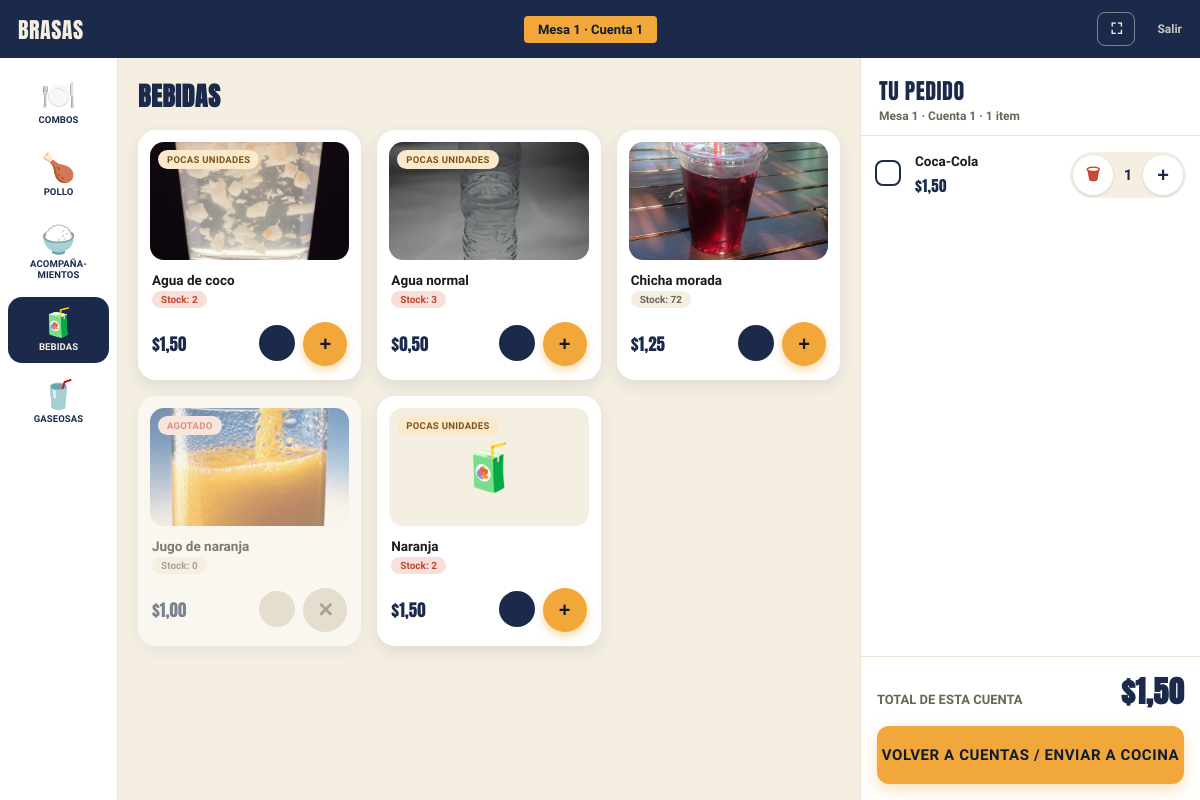
Page /mesa/1/?categoria=bebidas&cuenta=1 (signed in) on the committed database.
### pedidos/models.py (models this page shows, shortened)
class Mesa(models.Model):
    numero = models.IntegerField(unique=True)

class Producto(models.Model):
    CATEGORIAS = [
        ("combos", "Combos"),
        ("pollo", "Pollo"),
        ("acompanamientos", "Acompañamientos"),
        ("bebidas", "Bebidas"),
        ("gaseosas", "Gaseosas"),
    ]
    TEMPORIZADORES = [5, 10, 15, 20, 25]
    TAMANOS = [
        ("personal", "Personal"),
        ("litro", "De litro"),
        ("litro_35", "De 1.35 litros"),
        ("dos_litros", "De 2 litros"),
    ]
    nombre = models.CharField(max_length=100)
    precio = models.DecimalField(max_digits=6, decimal_places=2)
    categoria = models.CharField(max_length=20, choices=CATEGORIAS)
    tamano = models.CharField(max_length=20, choices=TAMANOS, default="personal")
    imagen = models.FileField(upload_to="productos/", blank=True)
    disponible = models.BooleanField(default=True)
    listo_en = models.DateTimeField(null=True, blank=True)
    controla_stock = models.BooleanField(default=False)
    stock = models.IntegerField(null=True, blank=True)
    precio_compra = models.DecimalField(max_digits=6, decimal_places=2, null=True, blank=True)
    es_combo = models.BooleanField(default=False)
    combo_incluye = models.CharField(max_length=250, blank=True)
    requiere_pieza = models.BooleanField(default=False)
    acompanamiento_incluido = models.CharField(max_length=100, blank=True)
    precio_cambio = models.DecimalField(max_digits=6, decimal_places=2, null=True, blank=True)
    opciones_incluidas = models.CharField(max_length=200, blank=True)
    def permite_cambio(self):
        return bool(self.acompanamiento_incluido)
    def lista_opciones_incluidas(self):
        return [o.strip() for o in self.opciones_incluidas.split(",") if o.strip()]
    def tiene_opciones_incluidas(self):
        return len(self.lista_opciones_incluidas()) > 1
    def tiene_variantes(self):
        return self.variantes.exists()
    def esta_disponible(self):
        if not self.disponible:
            return False
        if self.controla_stock and (self.stock or 0) <= 0:
            return False
        return True
    def stock_bajo(self, umbral=3):
        return self.controla_stock and self.stock is not None and 0 < self.stock <= umbral
    def segundos_restantes(self):
        if not self.listo_en:
            return 0
        return max(0, int((self.listo_en - timezone.now()).total_seconds()))
    def minutos_restantes(self):
        return -(-self.segundos_restantes() // 60)

class DetalleOrden(models.Model):
    orden = models.ForeignKey(Orden, related_name="items", on_delete=models.CASCADE)
    producto = models.ForeignKey(Producto, on_delete=models.CASCADE)
    cantidad = models.IntegerField(default=1)
    notas = models.CharField(max_length=200, blank=True)
    acompanamiento = models.ForeignKey(
        Producto, on_delete=models.PROTECT, null=True, blank=True, related_name="+"
    )
    sin_acompanamientos = models.CharField(max_length=200, blank=True)
    variantes_elegidas = models.CharField(max_length=200, blank=True)
    despresado = models.BooleanField(default=False)
    cuenta = models.PositiveIntegerField(default=1)
    def precio_unitario(self):
        precio = self.producto.precio
        if self.acompanamiento and self.acompanamiento.precio_cambio is not None:
            precio += self.acompanamiento.precio_cambio
        return precio
    def subtotal(self):
        return self.precio_unitario() * self.cantidad

### pedidos/views.py (the view)
# urls.py: path("mesa/<int:mesa_id>/", views.menu_mesa, name="menu_mesa"),
@login_required
@user_passes_test(es_mesero)
def menu_mesa(request, mesa_id):
    mesa = get_object_or_404(Mesa, id=mesa_id)
    orden, _ = Orden.objects.get_or_create(mesa=mesa, estado="abierta", es_venta_directa=False)
    orden_directa = Orden.objects.filter(mesa=mesa, estado="abierta", es_venta_directa=True).first()
    try:
        cuenta_activa = int(request.GET.get("cuenta", 1))
    except ValueError:
        cuenta_activa = 1
    items_cuenta = list(orden.items.filter(cuenta=cuenta_activa).select_related("producto", "acompanamiento"))
    total_cuenta = sum(item.subtotal() for item in items_cuenta)
    categoria = request.GET.get("categoria", "combos")
    if categoria == "gaseosas":
        orden_tamano = {valor: i for i, (valor, _) in enumerate(Producto.TAMANOS)}
        productos = sorted(
            Producto.objects.filter(categoria=categoria),
            key=lambda p: (orden_tamano.get(p.tamano, 0), p.nombre),
        )
    else:
        productos = Producto.objects.filter(categoria=categoria).order_by("nombre")
    cambios = [
        p for p in Producto.objects.filter(precio_cambio__isnull=False).order_by("nombre")
        if p.esta_disponible()
    ]
    contexto = {
        "mesa": mesa,
        "orden": orden,
        "orden_directa": orden_directa,
        "cuenta_activa": cuenta_activa,
        "items_cuenta": items_cuenta,
        "total_cuenta": total_cuenta,
        "productos": productos,
        "categoria_activa": categoria,
        "categorias": Producto.CATEGORIAS,
        "piezas_pollo": PiezaPollo.objects.all(),
        "acompanamientos_cambio": cambios,
        "categorias_venta_directa": CATEGORIAS_VENTA_DIRECTA,
        "menestra_json": json.dumps({t.nombre: t.disponible for t in TipoMenestra.objects.all()}),
    }
    return render(request, "pedidos/menu_mesa.html", contexto)

### pedidos/context_processors.py (called while the page is built)
def css_version(request):
    ruta = finders.find("pedidos/estilo.css")
    return {"css_version": int(os.path.getmtime(ruta)) if ruta else 0}

### pedidos/views.py (called while the page is built)
def es_mesero(user):
    return user.groups.filter(name="Mesero").exists() or user.is_superuser

### pedidos/templates/pedidos/menu_mesa.html (shortened to what this page needs)
{% extends "pedidos/base.html" %}
{% load l10n %}
{% block contenido %}
<header class="top">
    <a href="{% url 'elegir_mesa' %}" class="titulo">Brasas</a>
    <a href="{% url 'cuentas_mesa' mesa.id %}" class="mesa" style="text-decoration:none;">Mesa {{ mesa.numero }} · Cuenta {{ cuenta_activa }}</a>
    <span class="top-acciones">
        <button type="button" class="top-fullscreen" id="btn-fullscreen" aria-label="Pantalla completa">⛶</button>
        <a href="{% url 'logout' %}" class="top-salir">Salir</a>
    </span>
</header>
<div class="kiosk">
    <nav class="rail" aria-label="Categorias">
        {% for valor, nombre in categorias %}
        <a href="?categoria={{ valor }}&cuenta={{ cuenta_activa }}" class="rail-item {% if valor == categoria_activa %}activo{% endif %}">
            <span class="rail-icono" aria-hidden="true">{% if valor == 'combos' %}🍽️{% elif valor == 'pollo' %}🍗{% elif valor == 'acompanamientos' %}🍚{% elif valor == 'bebidas' %}🧃{% else %}🥤{% endif %}</span>
            <span class="rail-texto">{% if valor == "acompanamientos" %}Acompaña&shy;mientos{% else %}{{ nombre }}{% endif %}</span>
        </a>
        {% endfor %}
    </nav>
    <main class="menu">
        <h2 class="menu-titulo">{% for valor, nombre in categorias %}{% if valor == categoria_activa %}{{ nombre }}{% endif %}{% endfor %}</h2>
        {% if categoria_activa == "gaseosas" %}
            {% regroup productos by get_tamano_display as grupos_tamano %}
            {% for grupo in grupos_tamano %}
            <h3 class="menu-subgrupo">{{ grupo.grouper }}</h3>
            <div class="grid">
                {% for producto in grupo.list %}
                {% include "pedidos/_producto_card.html" %}
                {% endfor %}
            </div>
            {% empty %}
            <p class="menu-vacio">No hay productos en esta categoria todavia.</p>
            {% endfor %}
        {% else %}
        <div class="grid">
            {% for producto in productos %}
            {% include "pedidos/_producto_card.html" %}
            {% empty %}
            <p class="menu-vacio">No hay productos en esta categoria todavia.</p>
            {% endfor %}
        </div>
        {% endif %}
    </main>
    <aside class="pedido" id="pedido" aria-label="Tu pedido">
        <div class="pedido-head">
            <div>
                <p class="pedido-titulo">Tu pedido</p>
                <p class="pedido-sub">Mesa {{ mesa.numero }} · Cuenta {{ cuenta_activa }} · {{ items_cuenta|length }} item{{ items_cuenta|length|pluralize }}</p>
            </div>
        </div>
        <div class="pedido-lineas">
            {% for item in items_cuenta %}
            <div class="linea">
                <label class="linea-check" aria-label="Seleccionar">
                    <span></span>
                </label>
                <div class="linea-info">
                    <span class="linea-nombre">{{ item.producto.nombre }}</span>
                    <span class="linea-precio">${{ item.subtotal }}</span>
                </div>
                <div class="stepper">
                    <button type="submit" form="form-cant-{{ item.id }}" name="delta" value="-1"
                            class="{% if item.cantidad == 1 %}borrar{% endif %}"
                            aria-label="{% if item.cantidad == 1 %}Quitar{% else %}Uno menos{% endif %}">
                        {% if item.cantidad == 1 %}🗑{% else %}−{% endif %}
                    </button>
                    <span>{{ item.cantidad }}</span>
                    <button type="submit" form="form-cant-{{ item.id }}" name="delta" value="1" aria-label="Uno mas">+</button>
                </div>
            </div>
            {% empty %}
            <div class="pedido-vacio">
                <span aria-hidden="true">🧺</span>
                <p>Aun no hay nada.<br>Toca un producto para agregarlo.</p>
            </div>
            {% endfor %}
        </div>
        <div class="pedido-foot">
            <div class="pedido-total">
                <span>Total de esta cuenta</span>
                <strong id="pedido-total-monto">${{ total_cuenta|floatformat:2 }}</strong>
            </div>
            <a href="{% url 'cuentas_mesa' mesa.id %}" class="btn-enviar btn-enviar-link">Volver a cuentas / enviar a cocina</a>
        </div>
    </aside>
</div>
{% endblock %}

### pedidos/templates/pedidos/_producto_card.html (shortened to what this page needs)
{% load l10n %}
{% with disponible=producto.esta_disponible %}
<article class="card {% if not disponible %}no-disponible{% endif %}" data-producto-id="{{ producto.id }}">
    <div class="card-media">
        {% if not disponible %}
            <span class="badge badge-agotado">Agotado</span>
        {% elif producto.stock_bajo %}
            <span class="badge badge-pocas">Pocas unidades</span>
        {% elif producto.es_combo %}
            <span class="badge badge-combo">Combo</span>
        {% endif %}
        {% if producto.imagen %}
        <img class="media-foto" src="{{ producto.imagen.url }}" alt="{{ producto.nombre }}">
        {% else %}
        <span class="media-emoji" aria-hidden="true">
            {% if producto.es_combo %}🍽️{% elif producto.categoria == 'gaseosas' %}🥤{% elif producto.categoria == 'bebidas' %}🧃{% elif producto.categoria == 'acompanamientos' %}🍚{% else %}🍗{% endif %}
        </span>
        {% endif %}
    </div>
    <div class="card-body">
        <p class="nombre">{{ producto.nombre }}</p>
        <div class="chips">
            {% if producto.controla_stock %}
            <span class="chip {% if producto.stock_bajo %}chip-alerta{% endif %}">Stock: {{ producto.stock }}</span>
            {% endif %}
        </div>
        <div class="card-footer">
            <span class="precio">${{ producto.precio }}</span>
            <div class="card-acciones">
                {% if producto.categoria in categorias_venta_directa %}
                <form method="post" action="{% url 'agregar_item_directo' mesa.id producto.id %}">
                    <button type="submit" class="btn-directo" {% if not disponible %}disabled{% endif %}
                            title="Venta directa: se cobra al instante, no pasa por cocina"></button>
                </form>
                {% endif %}
                <form method="post" action="{% url 'agregar_item' orden.id producto.id %}" class="form-agregar">
                    {% if producto.requiere_pieza or producto.permite_cambio or producto.tiene_opciones_incluidas or producto.tiene_variantes %}
                    <input type="hidden" name="pieza">
                    <input type="hidden" name="acompanamiento">
                    <input type="hidden" name="sin_acompanamientos">
                    <input type="hidden" name="variantes">
                    <input type="hidden" name="despresado">
                    <button type="button" class="btn-add abrir-opciones"
                            data-nombre="{{ producto.nombre }}"
                            data-precio="{{ producto.precio|unlocalize }}"
                            data-requiere-pieza="{% if producto.requiere_pieza %}1{% endif %}"
                            data-despresado="{% if producto.categoria == 'pollo' %}1{% endif %}"
                            data-incluido="{{ producto.acompanamiento_incluido }}"
                            data-opciones-incluidas="{{ producto.opciones_incluidas }}"
                            data-variantes='{{ producto.variantes_json }}'
                            {% if not disponible %}disabled{% endif %} aria-label="Agregar">
                        {% if disponible %}+{% else %}✕{% endif %}
                    </button>
                    {% else %}
                    <button class="btn-add" {% if not disponible %}disabled{% endif %} aria-label="Agregar">
                    </button>
                    {% endif %}
                </form>
            </div>
        </div>
    </div>
</article>
{% endwith %}

### rows in the picture
Mesa: numero "1"
Producto: controla_stock "POCAS UNIDADES", imagen (picture), nombre "Agua de coco", stock "2", precio "1,50"
Producto: controla_stock "POCAS UNIDADES", imagen (picture), nombre "Agua normal", stock "3", precio "0,50"
Producto: imagen (picture), nombre "Chicha morada", stock "72", precio "1,25"
Producto: shows "AGOTADO", imagen (picture), nombre "Jugo de naranja", stock "0", precio "1,00"
Producto: controla_stock "POCAS UNIDADES", nombre "Naranja", stock "2", precio "1,50"
DetalleOrden: producto.nombre "Coca-Cola", subtotal "1,50", cantidad "1"

### other values in the picture
{{ cuenta_activa }} "1"
{{ nombre }} "COMBOS" "POLLO" "BEBIDAS" "GASEOSAS"
{{ nombre }} "BEBIDAS"
{{ items_cuenta|length }} "1"
{{ total_cuenta|floatformat:2 }} "1,50"
